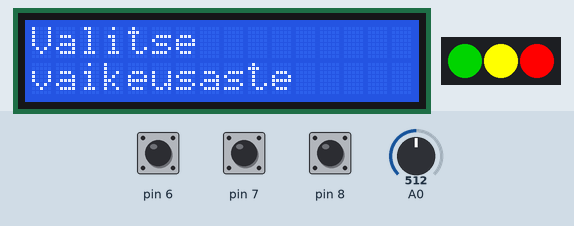
Bench run of a sketch on a simulated Arduino Uno, built with avr-gcc and run on an emulated ATmega328P. Parts: 16×2 character LCD, 3 RGB LEDs in strip order, left to right. The inputs (shaded band) are chosen by the test bench; at power-on: pin 6 HIGH, pin 7 HIGH, pin 8 HIGH, A0 = 512. Dim RGB values are drawn brighter than linear; random numbers use the default seed unless the sketch sets one; what the sketch prints to the serial monitor is not drawn.

Above: at 3.2 s.
3.3 s: pin 6 pulled LOW for 0.15 s
At 5.6 s:
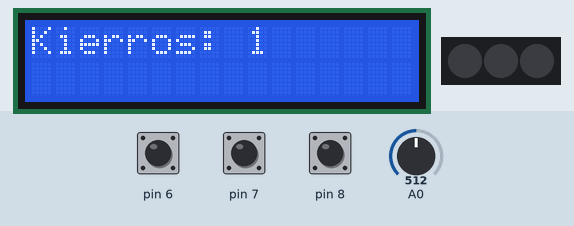
6.4 s: pin 7 pulled LOW for 0.15 s
At 6.8 s:
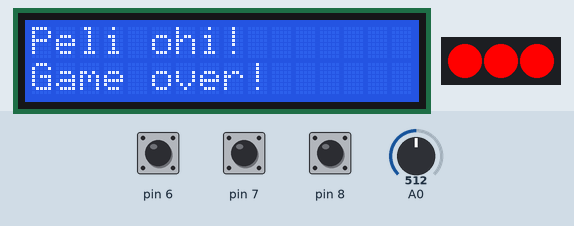
9.5 s: pin 8 pulled LOW for 3.2 s
At 13.1 s:
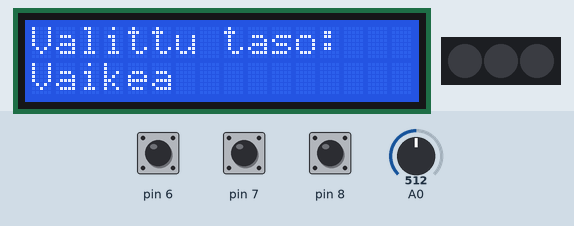
15.1 s: pin 8 pulled LOW for 0.15 s
At 15.21 s:
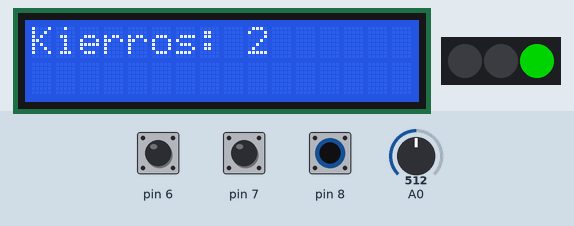
16.7 s: pin 6 pulled LOW for 1 s
19.2 s: pin 6 pulled LOW for 3.2 s
At 25.1 s:
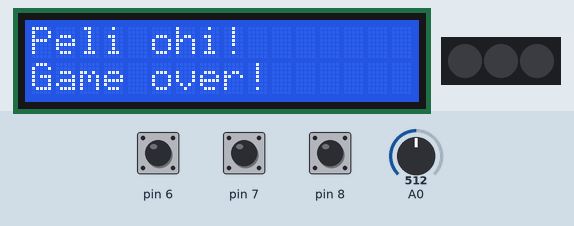
Timing chart, 0 to 26.4 s (numbered marks = the images above; inputs shaded):
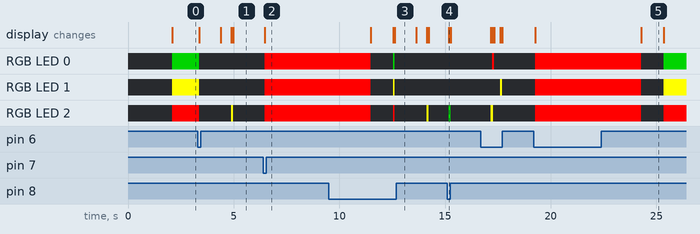

Measured:
- after the input at 3.3 s, RGB LED 0: RGB(0, 128, 0) → off after 0.07 s; RGB LED 1: RGB(255, 255, 0) → off after 0.07 s; RGB LED 2: RGB(255, 0, 0) → off after 0.07 s, → RGB(255, 255, 0) 1.5 s later, → off 0.10 s later; the display: first changes after 0.07 s (image 1 shows a later state)
- after the input at 6.4 s, RGB LED 0–2: off → RGB(255, 0, 0) after 0.07 s; the display: changes after 0.07 s (image 2)
- after the input at 15.1 s, RGB LED 2: off → RGB(0, 128, 0) after 0.07 s, → off 0.10 s later; the display: changes after 0.07 s (image 4)
- after the input at 19.2 s, RGB LED 0: off → RGB(255, 0, 0) after 0.07 s, → off 5.0 s later, → RGB(0, 128, 0) 1.1 s later; RGB LED 1: off → RGB(255, 0, 0) after 0.07 s, → off 5.0 s later, → RGB(255, 255, 0) 1.1 s later
- what the display in image 5 shows lasts 1.0 s, from 24.3 s to 25.3 s

The sketch:

Muistipeli.ino
```cpp
#include <FastLED.h>
#include <ezButton.h>
#include <LiquidCrystal_I2C.h>

#define SEQ_MAX_LEN 50
#define LED_PIN 3
#define NUM_LEDS 3

// LCD
LiquidCrystal_I2C lcd(0x27, 16, 2);

// RGB LED strip setup
CRGB leds[NUM_LEDS];
unsigned long lastBlinkTimes[] = { 0, 0, 0 };
int blinkTimes[] = { 0, 0, 0 };

const ezButton buttons[] = { 6, 7, 8 };  // Buttons


byte sequence[SEQ_MAX_LEN] = { 0 };  // Storing the pattern sequences here
byte seqIndex = 0;
byte seqLength = 1;  // Start with seqence with length of 1

// Game state variables
bool blinkMode = true;  // Blinking mode is the mode where the LEDs are blinking the sequence
bool menuMode = true;
byte blinkIndex = 0;  // Index variable used when showing the LED pattern to the player
unsigned long blinkModeMillis = 0;
bool gameOver = false;    // Game goes to this mode if player presses wrong button or timeout triggers
bool gameRunning = true;  // In this mode a game "round" is running
unsigned int rounds = 0;  // Count how many games the player has played so far successfully

// Timing settings
unsigned int blinkDuration = 100;        // How long should the LEDs blink when showing the pattern?
unsigned int blinkDurationDecrease = 2;  // How much blink duration will decrease on every round
unsigned int minBlinkDuration = 50;      // Minimum amount for blink duration time, it cannot go under this
unsigned int blinkWait = 500;            // How long delay should there be before next LED in the sequence?
unsigned int blinkWaitDecrease = 30;     // Amount that the blink wait time decreases on every round
unsigned int minBlinkWait = 50;          // Minimum amount for blink wait, it cannot go under this
const int timeout = 10000;               // when to stop the game if no buttons are pressed
unsigned long previousTime = 0;          // store the previous timer, used to reset the timeout timer (don't touch this)


void setup() {
  Serial.begin(9600);
  FastLED.addLeds<NEOPIXEL, LED_PIN>(leds, NUM_LEDS);

  lcd.init();       //initialize the lcd
  lcd.backlight();  //open the backlight
  lcd.setCursor(0, 0);
  lcd.print("Muistipeli");

  // Set button debouncing times
  for (byte i = 0; i < 3; i++) buttons[i].setDebounceTime(50);

  // Make sure all LEDs are off at the start
  turnAllOff();
  delay(2000);
}

void loop() {
beginning:
  // Create a new randomized pattern based on current length
  generatePattern(seqLength);

  printSequence();  // Debug printing

  // We start the round with blinking mode on (show sequence to player)
  gameRunning = true;
  blinkMode = true;

  if (menuMode) menu();

  // In this mode the game listens to player's input
  while (gameRunning) {


    // Execute function that processes the LED and button states
    // (required to make them work in non-blocking way)
    handleBlinking();
    for (byte i = 0; i < 3; i++) buttons[i].loop();  // required by the ezButton library

    // If we are in the blinking phase, show the pattern to player with LEDs
    if (blinkMode) {
      if (blinkIndex >= seqLength) {  // Sequence finished
        blinkMode = false;            // Back to normal mode
        blinkModeMillis = 0;
        previousTime = millis();  // Set timeout
        blinkIndex = 0;
        seqIndex = 0;
        continue;
      }

      // Wait a bit before showing the next LED in the sequence
      unsigned long currentMillis = millis();
      if (currentMillis - blinkModeMillis >= blinkWait) {
        blinkModeMillis = currentMillis;

        // Blink the LED and increase the blinking sequence index
        blink(sequence[blinkIndex], blinkDuration, CRGB::Yellow);
        blinkIndex++;
      }
    }

    // Check for timeout
    if (millis() - previousTime >= timeout) {
      Serial.println("timeout");
      gameOver = true;
      gameRunning = false;
    }

    // Check if pattern is completed
    if (seqIndex >= seqLength) gameRunning = false;

    // Check if any button is pressed
    for (byte i = 0; i < 3; i++) {
      if (buttons[i].isPressed()) {

        // Blink the LED in red color if pressed during the blink mode
        if (blinkMode) {
          blink(i, 100, CRGB::Red);
          break;
        }

        // Check if correct button is pressed
        if (i == sequence[seqIndex]) {
          lcd.clear();
          lcd.setCursor(0, 0);
          lcd.print("Kierros: ");
          lcd.setCursor(9, 0);
          lcd.print(rounds + 2);
          // Yes, increase the sequence index and blink green LED
          seqIndex++;
          blink(i, 100, CRGB::Green);
        } else {
          // No. Blink red LED and end the game
          blink(i, 100, CRGB::Red);
          gameOver = true;
          gameRunning = false;
        }
      }
    }
  }

  if (gameOver) {
    lcd.clear();
    lcd.setCursor(0, 0);
    lcd.print("Peli ohi!");
    lcd.setCursor(0, 1);
    lcd.print("Game over!");
    Serial.println("Game over");
    leds[0] = CRGB::Red;
    leds[1] = CRGB::Red;
    leds[2] = CRGB::Red;
    FastLED.show();
    delay(5000);
    turnAllOff();
    delay(1000);
    menuMode = true;
    gameOver = false;
    resetGame();
    for (byte i = 0; i < 3; i++) {
      while (buttons[i].isPressed()) buttons[i].loop();
    }
    goto beginning;
  }

  // Increase the sequence length on every 2 rounds
  if (rounds % 2 == 0) seqLength++;
  rounds++;
  //seqLength++;
  seqIndex = 0;

  // Decrease the blinking time and blink wait time to make the game more diffucult
  // Gredually reduce waitDecrease to reduce difficulty
  if (rounds % 5 == 0 && blinkWaitDecrease > 5) {
    blinkWaitDecrease -= 5;
  }

  if (blinkDuration >= minBlinkDuration) {
    blinkDuration -= blinkDurationDecrease;
  }
  if (blinkWait >= minBlinkWait) {
    blinkWait -= blinkWaitDecrease;
  }

  // Wait before showing the next sequence
  previousTime = millis();
  while (millis() - previousTime <= 2000) handleBlinking();
}

void menu() {
  lcd.clear();
  lcd.setCursor(0, 0);
  lcd.print("Valitse");
  lcd.setCursor(0, 1);
  lcd.print("vaikeusaste");
  leds[0] = CRGB::Green;
  leds[1] = CRGB::Yellow;
  leds[2] = CRGB::Red;
  FastLED.show();
  while (menuMode) {
    for (byte i = 0; i < 3; i++) buttons[i].loop();  // required by the ezButton library
    // Check if correct button is pressed

    for (byte i = 0; i < 3; i++) {
      if (buttons[i].isPressed()) {
        turnAllOff();
        setDifficulty(i);
        menuMode = false;
        while (buttons[i].isPressed()) buttons[i].loop();
        delay(1000);
        blinkModeMillis = millis();
        previousTime = millis();
        lcd.clear();
        lcd.setCursor(0, 0);
        lcd.print("Kierros: ");
        lcd.setCursor(9, 0);
        lcd.print(1);

        break;
      }
    }
  }
}

// Handles non-blocking LED blinking stuff
// Must be called all the time in order to work
void handleBlinking() {
  unsigned long currentTime = millis();
  for (byte i = 0; i < 3; i++) {
    if (currentTime - lastBlinkTimes[i] >= blinkTimes[i]) {
      lastBlinkTimes[i] = 0;
      leds[i] = CRGB::Black;
    }
  }
  FastLED.show();
}

// Make one of the LEDs blink
void blink(byte led, unsigned int blinkDuration, CRGB color) {
  Serial.print("blinking ");
  Serial.print(led);
  Serial.println("");
  leds[led] = color;
  lastBlinkTimes[led] = millis();
  blinkTimes[led] = blinkDuration;
}

void turnAllOff() {
  for (byte i = 0; i < NUM_LEDS; i++) leds[i] = CRGB::Black;
  FastLED.show();
}

// Generate randomized pattern
void generatePattern(byte length) {
  randomSeed(analogRead(0));
  for (byte i = 0; i < length; i++) {
    sequence[i] = random(3);
    if (i > 0) {
      while (sequence[i] == sequence[i - 1]) {  // make sure there are no two same LEDs in a row
        sequence[i] = random(3);
      }
    }
  }
  seqLength = length;
}

// Used for debugging
void printSequence() {
  Serial.print("seq: ");
  for (byte i = 0; i < seqLength; i++) {
    Serial.print(sequence[i]);
    Serial.print(" ");
  }
  Serial.println("");
}

void setDifficulty(byte difficulty) {
  Serial.print("Difficulty: ");
  switch (difficulty) {
    case 0:
      Serial.println("easy");
      lcd.clear();
      lcd.setCursor(0, 0);
      lcd.print("Valittu taso:");
      lcd.setCursor(0, 1);
      lcd.print("Helppo");
      blinkWaitDecrease = 10;
      break;
    case 1:
      Serial.println("medium");
      lcd.clear();
      lcd.setCursor(0, 0);
      lcd.print("Valittu taso:");
      lcd.setCursor(0, 1);
      lcd.print("Medium");
      blinkWaitDecrease = 30;
      break;
    case 2:
      Serial.println("hard");
      lcd.clear();
      lcd.setCursor(0, 0);
      lcd.print("Valittu taso:");
      lcd.setCursor(0, 1);
      lcd.print("Vaikea");
      blinkWaitDecrease = 60;
      break;
  }
}

void resetGame() {
  seqIndex = 0;
  seqLength = 1;
  rounds = 0;
  blinkDuration = 100;
  blinkWait = 500;
}
```
